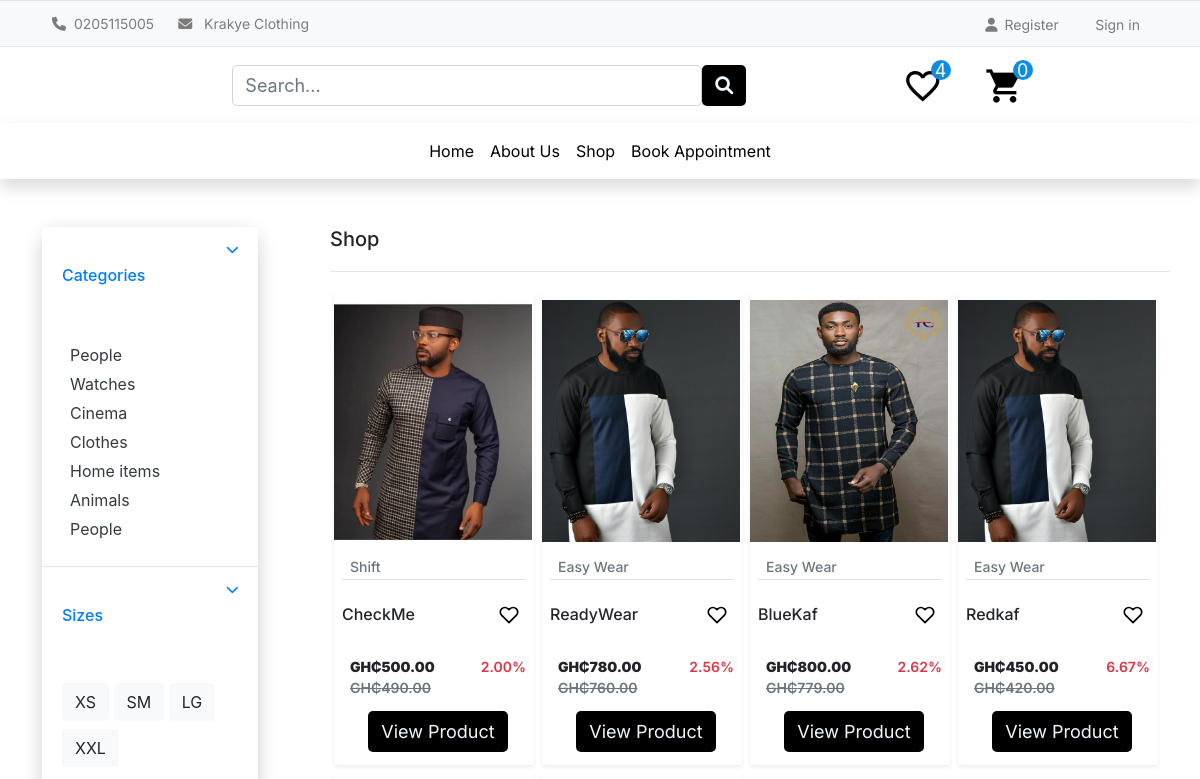
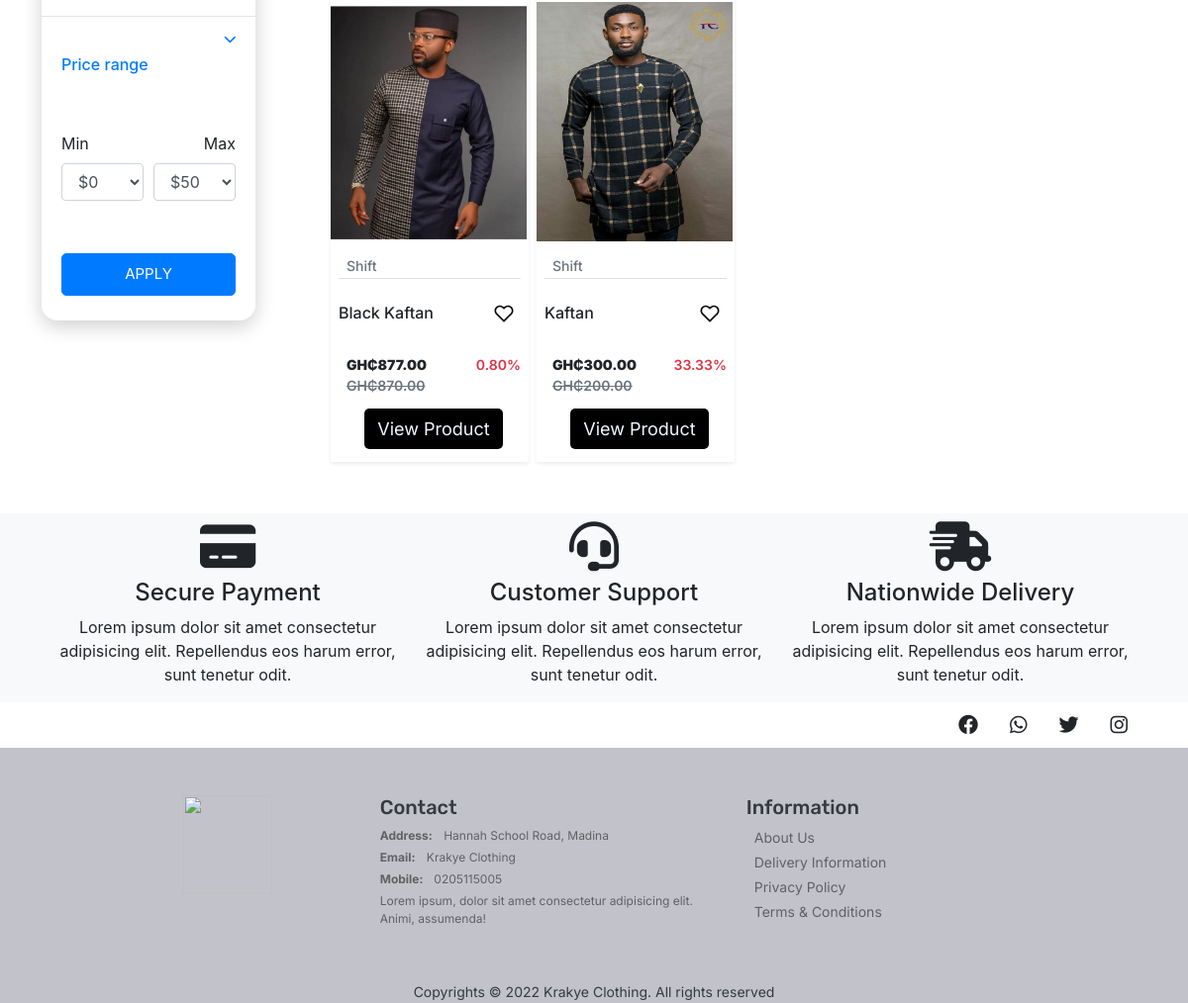
The app's page /shop/ with its own data (2 pictures, top to bottom).
### store/models.py (models this page shows, shortened)
class Product(models.Model):
    product_name = models.CharField(max_length=255)
    slug = models.SlugField(max_length=255, unique=True)
    description = models.TextField(blank=True)
    size_guide = models.ImageField(upload_to='size_guide/')
    images = models.ImageField(upload_to='products/')
    price = models.DecimalField(max_digits=6, decimal_places=2, default=0)
    discounted_price = models.DecimalField(max_digits=6, decimal_places=2, default=0)
    stock = models.IntegerField(default=0)
    in_stock = models.BooleanField(default=True)
    created_date = models.DateTimeField(auto_now_add=True)
    modified_date = models.DateTimeField(auto_now=True)
    category = models.ForeignKey(Category, on_delete=models.CASCADE)
    objects = models.Manager()
    products = ProductManager()
    @property
    def discount(self):
        if self.discounted_price > 0:
            discount_percent = ((self.price - self.discounted_price)/self.price)*100
            return format(discount_percent, '.2f')
    class Meta:
        verbose_name_plural = 'Products'
        ordering = ('-created_date', )

### category/models.py (models this page shows)
class Category(models.Model):
    category_name = models.CharField(max_length=50, unique=True)
    slug = models.SlugField(max_length=50, unique=True)
    description = models.TextField(blank=True)
    cat_image = models.ImageField(upload_to = 'categories')
    class Meta:
        verbose_name_plural ='categories'
    def __str__(self):
        return self.category_name

### store/views.py (the view)
# urls.py: path('shop/', views.shop, name='shop'),
def shop(request, category_slug=None):
    shop_products = None
    categories = None
    if category_slug != None:
        categories = get_object_or_404(Category, slug=category_slug)
        shop_products = Product.objects.filter(category = categories, in_stock=True)
        product_count = Product.objects.count()
    else:
        shop_products  = Product.objects.all()
        product_count = Product.objects.count()
    paginator = Paginator(shop_products, 20)
    page = request.GET.get('page')
    try:
        shop_products = paginator.page(page)
    except PageNotAnInteger:
        shop_products = paginator.page(1)
    except EmptyPage:
        shop_products = paginator.page(paginator.num_pages)
    context = {
        'shop_products': shop_products,
        'pages'  : page ,
        'product_count': product_count
    }
    return render(request, 'store/shop.html', context)

### templates/store/shop.html (shortened to what this page needs)
{% extends '../base.html' %} {% block title %}Krakye Clothing{% endblock%}
{% block content %} {%load static%}
  <main id="main-site">
    <div class="row">
      {%include '../includes/category.html'%}
      <div class='col-md-9'>
      <section id="shop">
        <div class="container py-5">
          <h4 class="font-inter font-size-20">Shop</h4>
          <hr>
        <div class="grid">
          {%for item in shop_products%}
          <div class="grid-item {{item.category}} m-0">
            <div class="shadow-sm item py-2 m-1" style="width: 200px">
              <div class="product font-inter">
                  <img src="{{item.images.url}}" alt="product-1" class="img-fluid" style="width: 198px; height: 242.3px;">
                <div class="mt-2">
                  <h4 class="product-category mx-2 border-bottom"><a class="text-black font-size-14 text-muted" href="">{{item.category}}</a></h4>
                </div>
                <div class="text-center ml-2">
                  <div class="d-flex align-items-center justify-content-between mb-0">
                    <h6>{{item.product_name}}</h6>
                    <button class="btn btn-wishlist pb-3" style="color: black;">
                    </button>
                  </div>
                  <div class="price d-flex text-left font-size-14">
                    <div class="new-price p-2">
                      <span><b>GH₵{{item.price}}</b></span>
                      <span class="old-price text-muted">GH₵{{item.discounted_price}}</span>
                    </div>
                    <div class= "ml-auto p-2">
                      <span class="discount-percentage text-danger">{{item.discount}}%</span>
                    </div>
                  </div>
                  <button type="submit" class="btn btn-product font-size-12 product-link"  data-toggle="modal" data-target=".bd-example-modal-lg" data-name="{{item.name}}" data-img="{{item.image_one.url}}" data-imga="{{item.image_two.url}}" data-imgb="{{item.image_three.url}}" data-description="{{ item.description}}" data-size="{{item.size_guide.url}}" data-listprice="{{item.list_price}}" data-saleprice="{{item.sale_price}}" data-productcategory="{{item.category}}" data-id="{{item.id}}">View Product</button>
                </div>
              </div>
            </div>
          </div>
          {%endfor%}
        </div>
        </div>
      </section>
      </div>
    </div>
     <section id="site-info" class="bg-light pt-2">
        <div class="container">
          <div class="row ">
            <div class="col-lg-4 col-12 text-center">
              <i class="fa-solid fa-credit-card font-size-50 pb-2"></i>
              <h4>Secure Payment</h4>
              <p>Lorem ipsum dolor sit amet consectetur adipisicing elit. Repellendus eos harum error, sunt tenetur odit.</p>
            </div>
            <div class="col-lg-4 col-12 text-center">
              <i class="fa-solid fa-headset font-size-50 pb-2"></i>
              <h4>Customer Support</h4>
              <p>Lorem ipsum dolor sit amet consectetur adipisicing elit. Repellendus eos harum error, sunt tenetur odit.</p>
            </div>
            <div class="col-lg-4 col-12 text-center">
              <i class="fa-solid fa-truck-fast font-size-50 pb-2"></i>
              <h4>Nationwide Delivery</h4>
              <p>Lorem ipsum dolor sit amet consectetur adipisicing elit. Repellendus eos harum error, sunt tenetur odit.</p>
            </div>
          </div>
        </div>
      </section>
  </main>
{%endblock%}

### templates/base.html (shortened to what this page needs)
{%load static%}
<!DOCTYPE html>
<html lang="en">
<head>
     <link rel="stylesheet" href="https://cdn.jsdelivr.net/npm/bootstrap@4.6.1/dist/css/bootstrap.min.css">
     <link rel="stylesheet" href="https://cdnjs.cloudflare.com/ajax/libs/OwlCarousel2/2.3.4/assets/owl.carousel.min.css" />
     <link rel="stylesheet" href="https://cdnjs.cloudflare.com/ajax/libs/OwlCarousel2/2.3.4/assets/owl.theme.default.min.css" />
     <link rel="stylesheet" href="https://cdnjs.cloudflare.com/ajax/libs/font-awesome/6.0.0/css/all.min.css" />
     <link rel="stylesheet" href="{%static 'css/style.css'%}">
     <link rel="stylesheet" href="{%static 'css/responsive.css'%}">
</head>
<body>
  <header id="header">
{%include 'includes/topbar.html' %}
{%include 'includes/navbar.html' %}
{%include 'includes/bottombar.html' %}
  </header>
  {%block content%} {%endblock%}
    {%include 'includes/socialmedia.html' %}
    {%include 'includes/footer.html' %}
    <div class="copyright text-center color-second-bg text-dark px-0">
      <span class="font-inter font-size-14">Copyrights &copy; <script>document.write(new Date().getFullYear())</script> Krakye Clothing. All rights reserved </span>
    </div>
  </body>
  </html>

### templates/includes/topbar.html
<nav class="px-5 navbar-item-hidden navbar navbar-light bg-light border-top border-bottom ">
    <div class="d-flex">
        <span class="font-inter font-size-14 text-black-50 pr-2 m-1" ><b><i class="fa-solid fa-phone"></i></b><a href="tel:+233205115005" class="text-black-50 text-decoration-none" >0205115005</a></span>
        <span class="font-inter font-size-14 text-black-50 pr-2 m-1" > <b><i class="fa-solid fa-envelope"></i></b> <a href="mailto:festuskwafo11@gmail.com" class="text-black-50 text-decoration-none" >Krakye Clothing</a></span>
    </div>
    <div class="ml-auto">
      {% if user.is_authenticated %}
      <span class="font-inter font-size-14 text-black-50 pr-2 m-1">Hello, {{user.username}}</span>
      <span class="font-inter font-size-14 text-black-50 pr-2 m-1 border-left" ><a href="{% url "accounts:logout" %}" class="text-black-50 text-decoration-none"><i class="fa-solid fa-user"></i>&ensp;Log out</a></span>
      {%else%}
        <span class="font-inter font-size-14 text-black-50 pr-2 m-1 border-rightx" ><a href="Register" class="text-black-50 text-decoration-none"><i class="fa-solid fa-user"></i>&ensp;Register</a></span>
        <span class="font-inter font-size-14 text-black-50 m-1 ml-0"><a href="{% url "accounts:login" %}" class="text-black-50 text-decoration-none">Sign in</a></span>
      {% endif %}
    </div>
  </nav>

### templates/includes/navbar.html (shortened to what this page needs)
<nav class=" px-5 ml-3 navbar navbar-expand-lg navbar-light bg-white d-flex justify-content-between">
    <a class="navbar-brand" href="{%url "store:home"%}"><img src="https://festus-kwafo.github.io/KrakyeClothing/assets/logo.png" width="70" alt="" class="img-fluid"></a>
        <div class="input-group col-6">
            <input type="text" class="form-control" placeholder="Search..." aria-label="Recipient's username" aria-describedby="button-addon2">
            <button class="btn btn-product" type="submit"><i class="fa-solid fa-magnifying-glass"></i></button>
        </div>
        <div class="d-flex">
            <div class="mr-3 navbar-item-hidden">
              <a href="">
                <button class="btn btn-wishlist" style="color: black;">
                  <span class="material-icons font-size-40">
                      </span>
                  <span class="btn-wishlist__badge">4</span>
              </button>
              </a>
            </div>
            <div>
              <a href="{%url 'cart:cart_summary'%}">
                <button class="btn btn-cart" style="color: black;">
                  <span class="material-icons font-size-40">
                      </span>
                      {%with total_qty=cart|length%}
                      <span id="cart-qty" class="btn-cart__badge">
                        {%if total_qty >= 0%}
                            {{total_qty}}
                        {%else%}
                        0
                        {%endif%}
                      </span>
                      {%endwith%}
              </button>
              </a>
            </div>
        </div>
  </nav>

### templates/includes/bottombar.html (shortened to what this page needs)
<nav class="shadow px-5 navbar navbar-expand-lg navbar-light">
    <div class="collapse navbar-collapse text-center" id="navbarNav">
    <ul class="navbar-nav m-auto font-inter">
      <li class= "nav-item active">
        <a class="nav-link text-black" href="{%url "store:home"%}">Home <span class="sr-only">(current)</span></a>
      </li>
      <li class="nav-item">
        <a class="nav-link" href="{% url "store:about_us" %}">About Us</a>
      </li>
      <li class="nav-item">
        <a class="nav-link" href="{% url "store:shop" %}">Shop</a>
      </li>
      <li class="nav-item">
        <a class="nav-link" href="#">Book Appointment</a>
      </li>
    </ul>
    </div>
    </nav>

### templates/includes/category.html (shortened to what this page needs)
{%load static%}
<link rel="stylesheet" href="{%static 'css/ui.css'%}">
<aside class="col-md-3">
    <div class="container py-5">
    <div class="card">
      <article class="filter-group">
        <header class="card-header">
          <a href="#" data-toggle="collapse" data-target="#collapse_1" aria-expanded="true" class="">
            <i class="icon-control fa fa-chevron-down"></i>
            <h6 class="title">Categories</h6>
          </a>
        </header>
        <div class="filter-content collapse show" id="collapse_1" style="">
          <div class="card-body">
            <ul class="list-menu">
            <li><a href="#">People  </a></li>
            <li><a href="#">Watches </a></li>
            <li><a href="#">Cinema  </a></li>
            <li><a href="#">Clothes  </a></li>
            <li><a href="#">Home items </a></li>
            <li><a href="#">Animals</a></li>
            <li><a href="#">People </a></li>
            </ul>
          </div>
        </div>
      </article>
      <article class="filter-group">
        <header class="card-header">
          <a href="#" data-toggle="collapse" data-target="#collapse_4" aria-expanded="true" class="">
            <i class="icon-control fa fa-chevron-down"></i>
            <h6 class="title">Sizes </h6>
          </a>
        </header>
        <div class="filter-content collapse show" id="collapse_4" style="">
          <div class="card-body">
            <label class="checkbox-btn">
              <span class="btn btn-light"> XS </span>
            </label>
            <label class="checkbox-btn">
              <span class="btn btn-light"> SM </span>
            </label>
            <label class="checkbox-btn">
              <span class="btn btn-light"> LG </span>
            </label>
            <label class="checkbox-btn">
              <span class="btn btn-light"> XXL </span>
            </label>
        </div>
        </div>
      </article>
      <article class="filter-group">
        <header class="card-header">
          <a href="#" data-toggle="collapse" data-target="#collapse_3" aria-expanded="true" class="">
            <i class="icon-control fa fa-chevron-down"></i>
            <h6 class="title">Price range </h6>
          </a>
        </header>
        <div class="filter-content collapse show" id="collapse_3" style="">
          <div class="card-body">
            <div class="form-row">
            <div class="form-group col-md-6">
              <label>Min</label>
                <select class="mr-2 form-control">
                <option value="0">$0</option>
              </select>
            </div>
            <div class="form-group text-right col-md-6">
              <label>Max</label>
                <select class="mr-2 form-control">
                <option value="50">$50</option>
              </select>
            </div>
            </div>
            <button class="btn btn-block btn-primary">Apply</button>
          </div>
        </div>
      </article>
    </div>
    </aside>

### templates/includes/socialmedia.html
<section id="social-media">
    <div class="container my-2">
      <div class="row d-flex justify-content-end font-size-20 ">
        <a href=""> <i class="fa-brands fa-facebook px-2 color-primary"></i></a>
        <a href=""> <i class="fa-brands fa-whatsapp px-2 color-primary"></i></a>
        <a href=""> <i class="fa-brands fa-twitter px-2 color-primary"></i></a>
        <a href=""> <i class="fa-brands fa-instagram px-2 color-primary "></i></a>
      </div>
    </div>
  </section>

### templates/includes/footer.html
<footer id="footer" class="color-second-bg py-5">
    <div class="container">
      <div class="row justify-content-center">
        <div class="col-lg-3 col-12 text-center">
          <img src="https://festus-kwafo.github.io/KrakyeClothing/assets/logo.png" width="90px" height="100px" alt="">
        </div>
        <div class="col-lg-4 col-12">
          <h4 class="font-rubik font-size-20 text-dark">Contact</h4>
          <div class="d-flex flex-column flex-wrap ">
            <span class="font-inter font-size-12 text-black-50 pb-1" > <b>Address:</b>  <a href="https://goo.gl/maps/PvDEY96d2sS3cyo46" class="text-black-50 text-decoration-none">Hannah School Road, Madina</a> </span>
            <span class="font-inter font-size-12 text-black-50 pb-1" > <b>Email:</b>  <a href="mailto:festuskwafo11@gmail.com" class="text-black-50 text-decoration-none" >Krakye Clothing</a></span>
            <span class="font-inter font-size-12 text-black-50 pb-1" ><b>Mobile: </b><a href="tel:+233205115005" class="text-black-50 text-decoration-none" >0205115005</a></span>
            <span class="font-inter font-size-12 text-black-50 pb-1" >Lorem ipsum, dolor sit amet consectetur adipisicing elit. Animi, assumenda!</span>
          </div>
        </div>
        <div class="col-lg-4 col-12">
          <h4 class="font-rubik font-size-20 text-dark">Information</h4>
          <div class="d-flex flex-column flex-wrap">
            <a href="#" class="font-inter font-size-14 text-black-50 pb-1 text-decoration-none">About Us</a>
            <a href="#" class="font-inter font-size-14 text-black-50 pb-1 text-decoration-none">Delivery Information</a>
            <a href="#" class="font-inter font-size-14 text-black-50 pb-1 text-decoration-none">Privacy Policy</a>
            <a href="#" class="font-inter font-size-14 text-black-50 pb-1 text-decoration-none">Terms & Conditions</a>
          </div>
        </div>
      </div>
    </div>
  </footer>

### records on screen
Product: images (picture), category "Shift", product_name "CheckMe", price "500.00", discounted_price "490.00", discount "2.00"
Product: images (picture), category "Easy Wear", product_name "ReadyWear", price "780.00", discounted_price "760.00", discount "2.56"
Product: images (picture), category "Easy Wear", product_name "BlueKaf", price "800.00", discounted_price "779.00", discount "2.62"
Product: images (picture), category "Easy Wear", product_name "Redkaf", price "450.00", discounted_price "420.00", discount "6.67"
Product: images (picture), category "Shift", product_name "Black Kaftan", price "877.00", discounted_price "870.00", discount "0.80"
Product: images (picture), category "Shift", product_name "Kaftan", price "300.00", discounted_price "200.00", discount "33.33"

### other values on screen
{{ total_qty }} "0"
